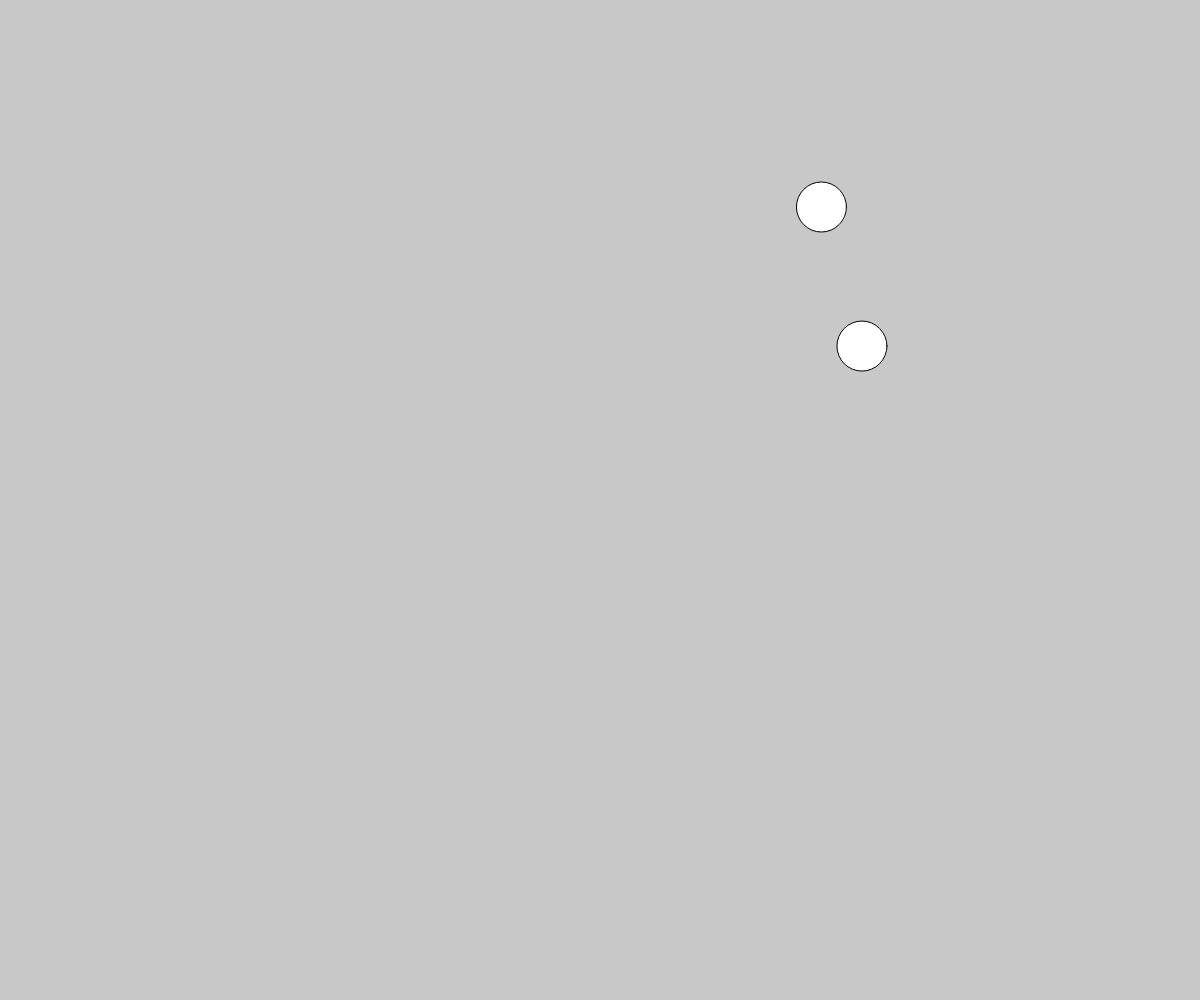
Frame 1 (no input)
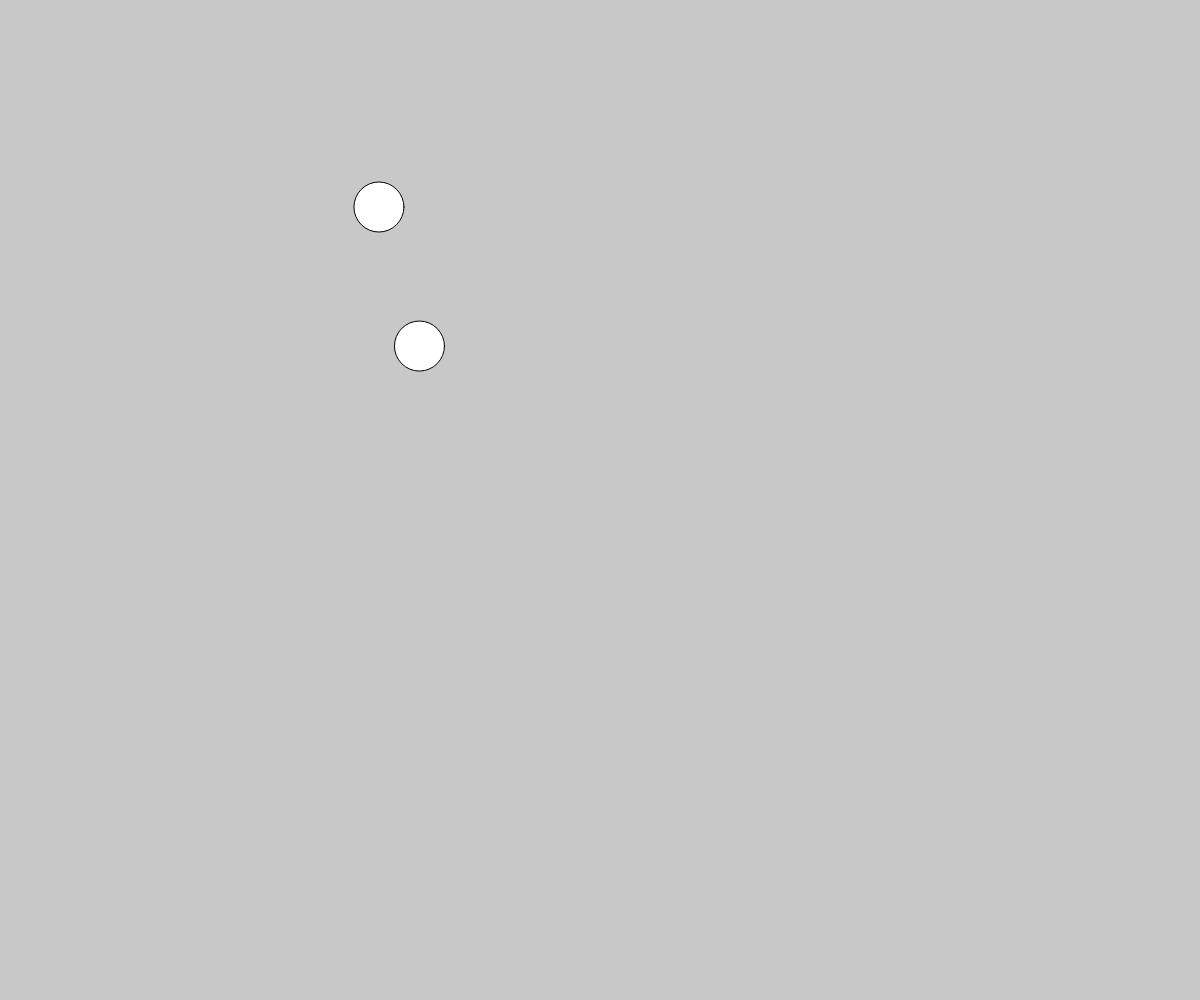
Frame 60 (no input)
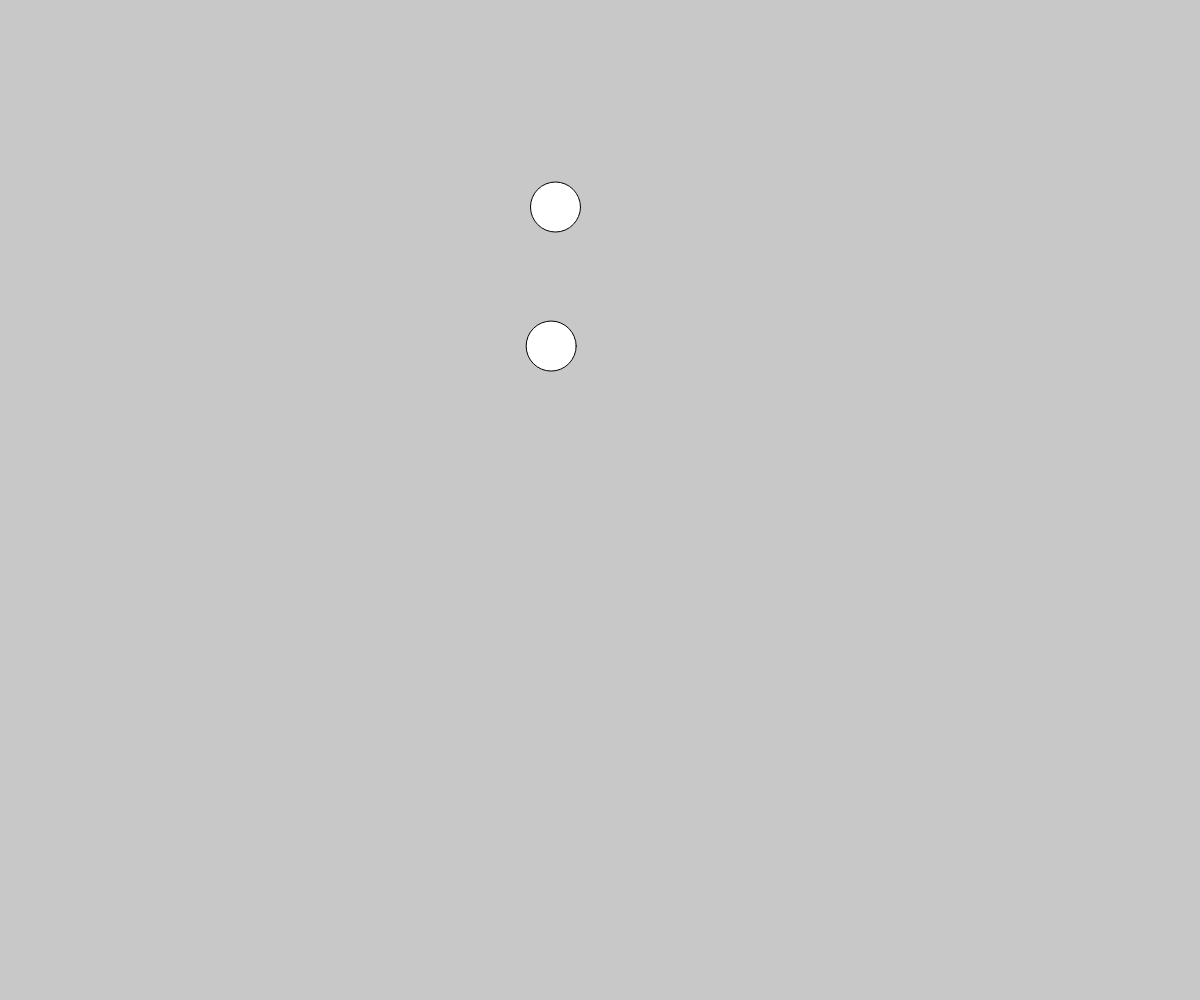
Frame 120 (the mouse pressed at the canvas centre since frame 60)

The p5.js sketch that drew these frames (run headless with seeded random() and noise() and a simulated clock; from frame 60 on, the mouse is pressed at the canvas centre):

// p5.js sketch
// ── sketch.js
let balls=[];
// let ball0;
// let ball1;
function setup() {
  createCanvas(windowWidth, windowHeight);
  ball0 = {
    x: random(width-50),
    y: random(height),
    dy: 0,
  }
  ball1 = {
    x: random(width-50),
    y: random(height),
    dy: 0,
  }
  balls.push[ball0];
  balls.push[ball1];
}
function draw() {
  background(200);
  ball0.x += ball0.dy;
  ball0.dy += -0.25;
  circle(ball0.x, ball0.y, 50);
  ball1.x += ball1.dy;
  ball1.dy += -0.25;
  circle(ball1.x, ball1.y, 50);
  // if the object hits the bottom of the canvas
  // make it go up instead of down
  if (ball0.x <= 0) {
    ball0.dy = -0.95 * ball0.dy;
  }
  if (ball1.x<= 0) {
    ball1.dy = -0.95 * ball1.dy;
  }
}
